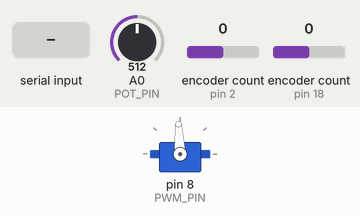
A sketch run on a simulated Arduino Uno, built with avr-gcc and run on an emulated ATmega328P. Shown: servo. Inputs (shaded band) come from the test bench; at power-on: A0 (POT_PIN) = 512, encoder count (sensors on pin 2, pin 18) 0. What the sketch prints to the serial monitor is not drawn.

Above: at 4.2 s.
4.3 s: byte 30 received over Serial
Timing chart, 0 to 7.3 s (numbered marks = the images above; inputs shaded):
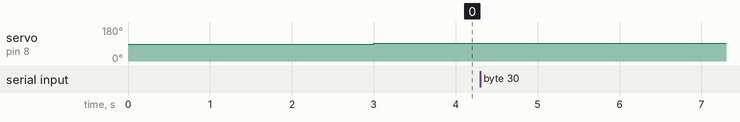

The sketch:

LQR_BRUSHED.ino
```cpp
#include <Arduino.h>
#include <Encoder.h>
#include <Servo.h>

// Motor encoder pins
#define OUTPUT_A  18
#define OUTPUT_B  19

// Pendulum encoder pins
#define REF_OUT_A 2
#define REF_OUT_B 3

//Potentiometer for Fine Cart Position Adjustement
#define POT_PIN A0 // Pot Connected to Arduino

// Pendulum encoder pulses per revolution
#define PENDULUM_ENCODER_PPR 2400

// Pulley radius on encoder shaft (meters)
#define SHAFT_R 0.00637

// Motor constants
#define POSITION_LIMIT  0.4

#define A 40
#define B 1
#define C 1


#define Kx  0.00
#define Kth 60
#define Kv  -40
#define Kw  -1.5

float Kr =  5;


const float PI2 = 2.0 * PI;
float THETA_THRESHOLD = PI/6;

// Motor driver pins
Servo motorDriver;    // Use Servo library for PWM control
#define PWM_PIN 8

// Encoder instances
Encoder motorEncoder(OUTPUT_A, OUTPUT_B);       // Create encoder instance for the motor
Encoder pendulumEncoder(REF_OUT_A, REF_OUT_B);  // Create encoder instance for the pendulum

bool encoderWaited = false;  // Flag to ensure the loop runs only once

unsigned long now = 0L;
unsigned long lastTimeMicros = 0L;

float x, last_x, v, dt;
float theta, last_theta, thetaReal, w;
float control, u, mappedValue;


//Default Setpoint on Boot
int xSetpoint = 0;
int thetaSetpoint = 0;

unsigned long log_prescaler = 0;

float saturate(float v, float maxValue) {
  return constrain(v, -maxValue, maxValue);
}

float getAngleABS(Encoder& encoder, long ppr) {
     int count = abs(encoder.read());
  // int n; //number of rotations
  // n = floor(count / 2400;)

  // // Encoder position is constrained to between 0 and 1 rotation
  // if (abs(count) > 2400) {
  //   // Value wraps over to 0 if the max readout is exceeded
  //   count = 0;
  // } else if (abs(count) < 0) {
  //   // Value wraps over to 2400 if the min readout is exceeded
  //   count = 2400;
  // }
// Return the normalized position as a fraction of a full rotation (in radians)
return (count / static_cast<float>(ppr)) * 2.0 * PI;
}

float getAngleReal(Encoder& encoder, long ppr) {
     int count = encoder.read();
  // int n; //number of rotations
  // n = floor(count / 2400;)

  // // Encoder position is constrained to between 0 and 1 rotation
  // if (abs(count) > 2400) {
  //   // Value wraps over to 0 if the max readout is exceeded
  //   count = 0;
  // } else if (abs(count) < 0) {
  //   // Value wraps over to 2400 if the min readout is exceeded
  //   count = 2400;
  // }
// Return the normalized position as a fraction of a full rotation (in radians)
return (count / static_cast<float>(ppr)) * 2.0 * PI;
}

void driveMotor(float u) {
  // For motors with 1500 as neutral, and +/- 500 for direction and speed:
  // Adjust the PWM value so that it fits within the range 1000-2000 (Servo standard range)
  int pwm_value = 1500 + saturate(u, 500);  // Neutral PWM is 1500, adjust +/- 500 for speed/direction
  motorDriver.writeMicroseconds(pwm_value); // Send PWM signal to motor
}

boolean isControllable(float theta) {
  return fabs(theta) < THETA_THRESHOLD;
}

void log_state(float control, float u) {
  if (fabs(w) > 70) return;

  if (log_prescaler % 20 == 0) {
    Serial.print("Theta (rad): "); Serial.print(thetaReal, 4); Serial.print("\t");
    Serial.print("Angular Velocity (rad/s): "); Serial.print(w, 4); Serial.print("\t");
    Serial.print("Cart Position (m): "); Serial.print(x, 4); Serial.print("\t");
    Serial.print("Cart Velocity (m/s): "); Serial.print(v, 4); Serial.print("\t");
    Serial.print("Control Signal: "); Serial.print(control, 4); Serial.print("\t");
    Serial.print("Motor Input (PWM): "); Serial.println(u, 4);
    Serial.print("Pot Setpoint (mm): "); Serial.println(mappedValue, 4);
  }
  log_prescaler++;
}

void setup() {
  motorDriver.attach(PWM_PIN);  // Attach the Servo library to the motor pin
  Serial.begin(9600);
  lastTimeMicros = micros();
  pendulumEncoder.write(-1200);
  motorEncoder.write(((0.5*POSITION_LIMIT)*PENDULUM_ENCODER_PPR)/0.04);
  delay(3000);
}

void loop() {

  // Check if a key is pressed in the Serial Monitor
  if (Serial.available() > 0) {
    char input = Serial.read(); // Read the input
    Serial.println("Program stopped. Press the reset button to restart.");
    while (true); // Halt execution indefinitely
  }


  //Fine Tune Cart Positionn with Potentiometer

  int potValue = analogRead(POT_PIN); // Read potentiometer value (0 to 1023)

  // Map the potentiometer value to -150 to +150
  float mappedValue = map(potValue, 0, 1023, -150, 150);

  now = micros();
  dt = (now - lastTimeMicros);

  // Read positions from encoders
  long motorPos = motorEncoder.read();
  x = (motorPos / static_cast<float>(PENDULUM_ENCODER_PPR)) * 0.040; // Cart position
  v = (x - last_x) / dt; // Cart velocity

  theta = getAngleABS(pendulumEncoder, PENDULUM_ENCODER_PPR); // Pendulum angle
  thetaReal = getAngleReal(pendulumEncoder, PENDULUM_ENCODER_PPR); // Pendulum Encoder
  w = (thetaReal - last_theta) / dt; // Angular velocity

 if (isControllable(theta) && fabs(x) < POSITION_LIMIT) {
  control = Kr*(Kx * (x) + Kv * v + Kth * (thetaReal) + Kw * w);
  u = (control + A * v + copysignf(C, v)) / B;
  u = 500*u/12.0;
  // Read the pendulum encoder value to determine direction
  driveMotor(saturate(u, 147));  // Saturate to limit motor input within range
} else {
  driveMotor(0);  // If not controllable, stop the motor
}


  last_x = x;
  last_theta = thetaReal;
  lastTimeMicros = now;

  log_state(control, u);


}
```

Measured:
- after the input at 4.3 s, every drawn part: stays the same
